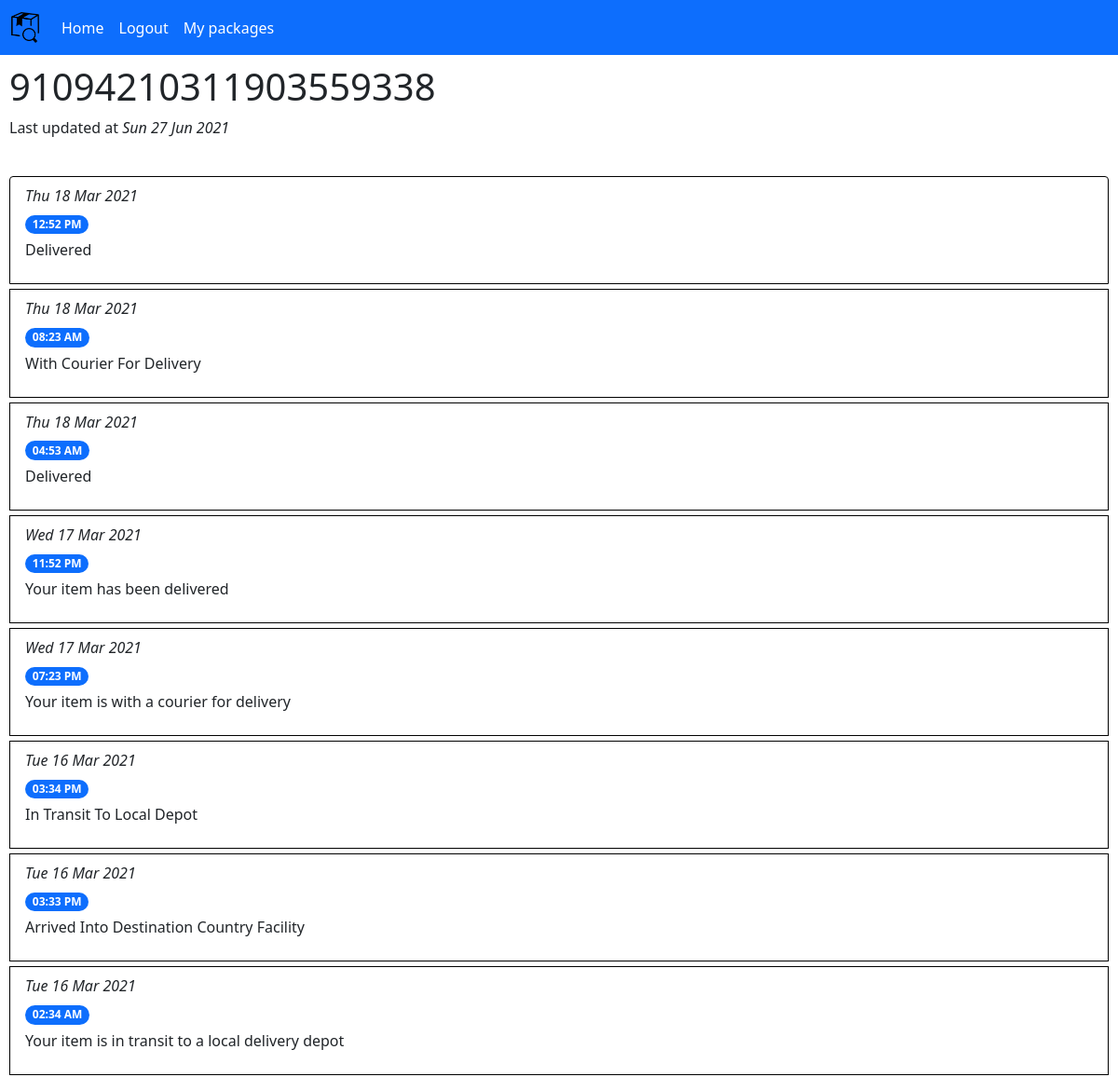
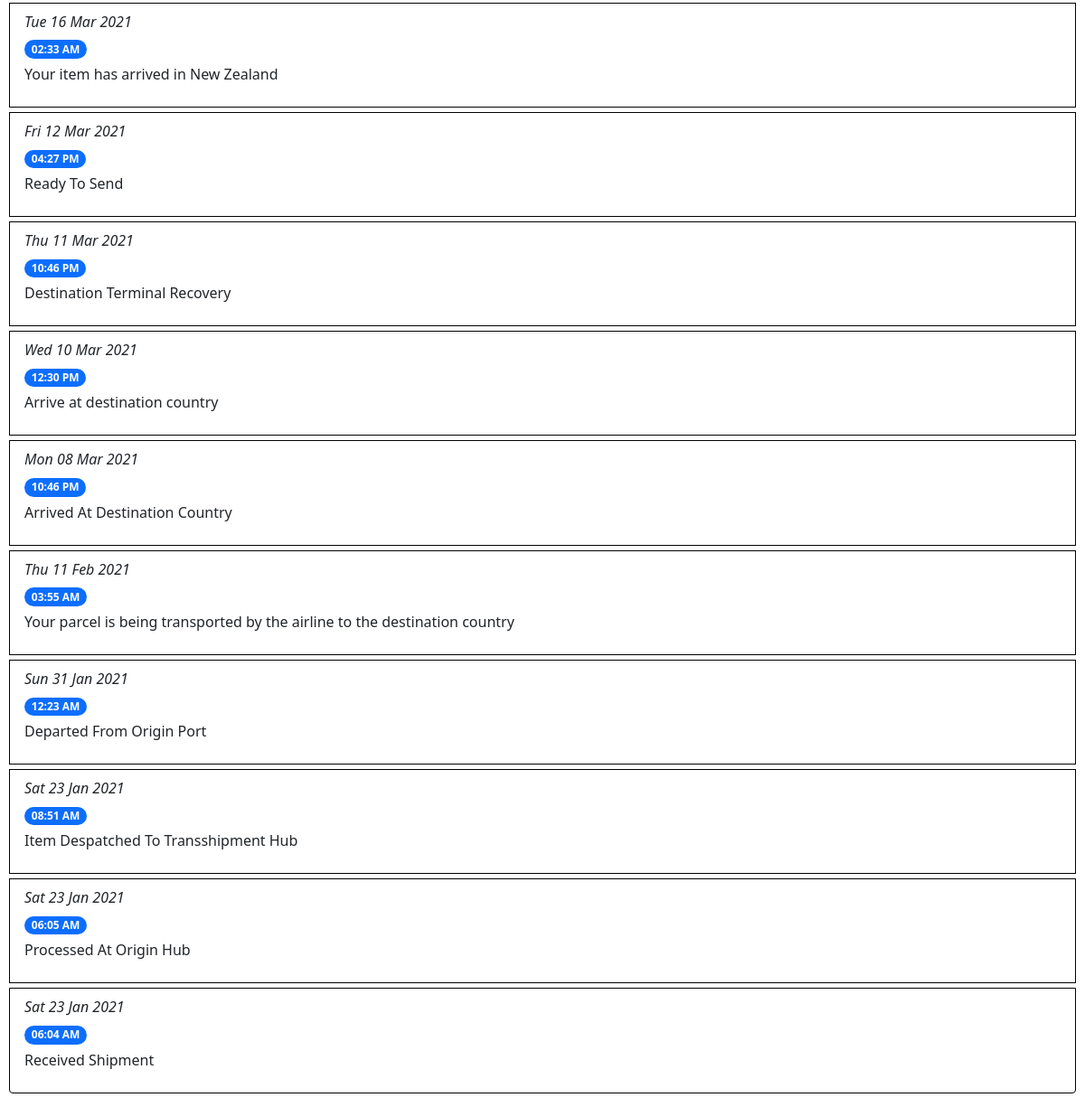
Screenshot of /packageDetails/1 (signed in) with the database file from the repository (2 pictures, top to bottom).
### tables this page shows
CREATE TABLE 'package_data' (
'id' INTEGER NOT NULL  PRIMARY KEY AUTOINCREMENT,
'package_id' INTEGER NOT NULL  REFERENCES 'packages' ('id'),
'date' TEXT(12) NOT NULL ,
'time' TEXT(8) NOT NULL ,
'data' TEXT NOT NULL 
);

### main.py (the view)
@app.route("/packageDetails/<int:packageID>")
@login_required
def viewPackage(packageID):
	packageData = packageHandler.getPackageData(packageID, session["userID"])
	if not packageData:
		flash("You are not tracking that package. Add it!", "primary")
		return redirect(url_for("packageList"))
	return render_template("packageData.html", packageData=packageData)

### main.py (called while the page is built)
def login_required(func):
	@wraps(func) # This decorator copies over function attributes like __name__, docstring etc. required by flask for some reason
	def wrapper(*args, **kwargs):
		if "userID" in session and session["userID"] > 0:
			return func(*args, **kwargs)
		else:
			flash("You need to log in to do that!", "danger")
			return redirect(url_for("login"))
	return wrapper

### packages.py (called while the page is built)
def createDBConnection(func):
	def wrapper(self, *args, **kwargs):
		with sqlite3.connect(self.dbPath) as con:
			self.con = con
			return func(self, *args, **kwargs)
	return wrapper

	@createDBConnection
	def getPackageData(self, packageID, userID):
		if self.isPackageAssociatedWithUser(packageID, userID) == False:
			return False
		cur = self.con.cursor() # Dictionary format cursor
		cur.row_factory = sqlite3.Row
		cur.execute("SELECT id, date, time, data FROM package_data WHERE package_id = ? UNION SELECT 0, COALESCE(title, trackingNumber) AS title, trackingNumber, ROUND(last_updated) FROM packages WHERE id = ?", [packageID, packageID])
		result = cur.fetchall()
		cur.close()
		result = [dict(row) for row in result]
		result[0]["data"] = strftime("%a %d %b %Y", gmtime(result[0]["data"]))
		return result

	def isPackageAssociatedWithUser(self, packageID, userID):
		cur = self.con.cursor()
		cur.execute("SELECT id FROM packages WHERE user_id = ? AND id = ?", [userID, packageID])
		result = cur.fetchone()
		cur.close()
		if not result:
			return False
		return True

### templates/packageData.html (shortened to what this page needs)
{% from "includes/form_renderer.html" import render_form %}
{% extends "main_layout_container.html" %}
{% block body %}
	<div style="padding: 10px;">
		<h1>{{ packageData[0]["date"] }}</h1>
		<p>Last updated at <i>{{ packageData[0]["data"] }}</i></p>
		<br>
		<ul class="list-group">
			{% if packageData|length < 2 %}
				<li class="list-group-item" style="border: 1px solid black; margin-bottom: 5px;">There is no tracking data for this package yet. Please try again in a few minutes.</li>
			{% else %}
				{% for data in packageData[1:] %}
					<li class="list-group-item" style="border: 1px solid black; margin-bottom: 5px;">
						<p class="fst-italic" style="margin-bottom: 5px;">{{ data["date"] }}</p>
						<span class="badge rounded-pill bg-primary">{{ data["time"] }}</span>
						<p style="margin-top: 5px;">{{ data["data"] }}</p>
					</li>
				{% endfor %}
			{% endif %}
		</ul>
	</div>
{% endblock %}

### rows the page displays
package_data: date "Thu 18 Mar 2021", time "12:52 PM", data "Delivered"
package_data: date "Thu 18 Mar 2021", time "08:23 AM", data "With Courier For Delivery"
package_data: date "Thu 18 Mar 2021", time "04:53 AM", data "Delivered"
package_data: date "Wed 17 Mar 2021", time "11:52 PM", data "Your item has been delivered"
package_data: date "Wed 17 Mar 2021", time "07:23 PM", data "Your item is with a courier for delivery"
package_data: date "Tue 16 Mar 2021", time "03:34 PM", data "In Transit To Local Depot"
package_data: date "Tue 16 Mar 2021", time "03:33 PM", data "Arrived Into Destination Country Facility"
package_data: date "Tue 16 Mar 2021", time "02:34 AM", data "Your item is in transit to a local delivery depot"
package_data: date "Tue 16 Mar 2021", time "02:33 AM", data "Your item has arrived in New Zealand"
package_data: date "Fri 12 Mar 2021", time "04:27 PM", data "Ready To Send"
package_data: date "Thu 11 Mar 2021", time "10:46 PM", data "Destination Terminal Recovery"
package_data: date "Wed 10 Mar 2021", time "12:30 PM", data "Arrive at destination country"
package_data: date "Mon 08 Mar 2021", time "10:46 PM", data "Arrived At Destination Country"
package_data: date "Thu 11 Feb 2021", time "03:55 AM", data "Your parcel is being transported by the airline to the destination country"
package_data: date "Sun 31 Jan 2021", time "12:23 AM", data "Departed From Origin Port"
package_data: date "Sat 23 Jan 2021", time "08:51 AM", data "Item Despatched To Transshipment Hub"
package_data: date "Sat 23 Jan 2021", time "06:05 AM", data "Processed At Origin Hub"
package_data: date "Sat 23 Jan 2021", time "06:04 AM", data "Received Shipment"

### other values shown
{{ packageData[0]["date"] }} "91094210311903559338"
{{ packageData[0]["data"] }} "Sun 27 Jun 2021"
